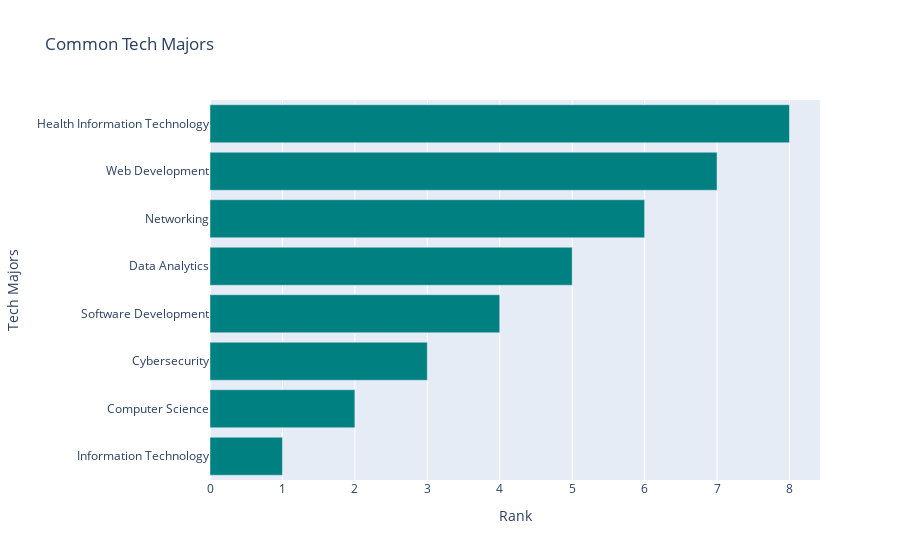

This figure's notebook cell:
### Code cell
fig.update_layout(
    title='Common Tech Majors',
    xaxis_title='Rank',
    yaxis_title='Tech Majors'
)

pio.show(fig)

### Figure 1 — Plotly figure (JSON) as saved in the notebook; plotly's stock layout.template omitted (floating-point values rounded to 4 significant figures)
{"data": [{"marker": {"color": "teal"}, "orientation": "h", "type": "bar", "x": [1, 2, 3, 4, 5, 6, 7, 8], "y": ["Information Technology", "Computer Science", "Cybersecurity", "Software Development", "Data Analytics", "Networking", "Web Development", "Health Information Technology"]}], "layout": {"title": {"text": "Common Tech Majors"}, "xaxis": {"title": {"text": "Rank"}}, "yaxis": {"title": {"text": "Tech Majors"}}}}
